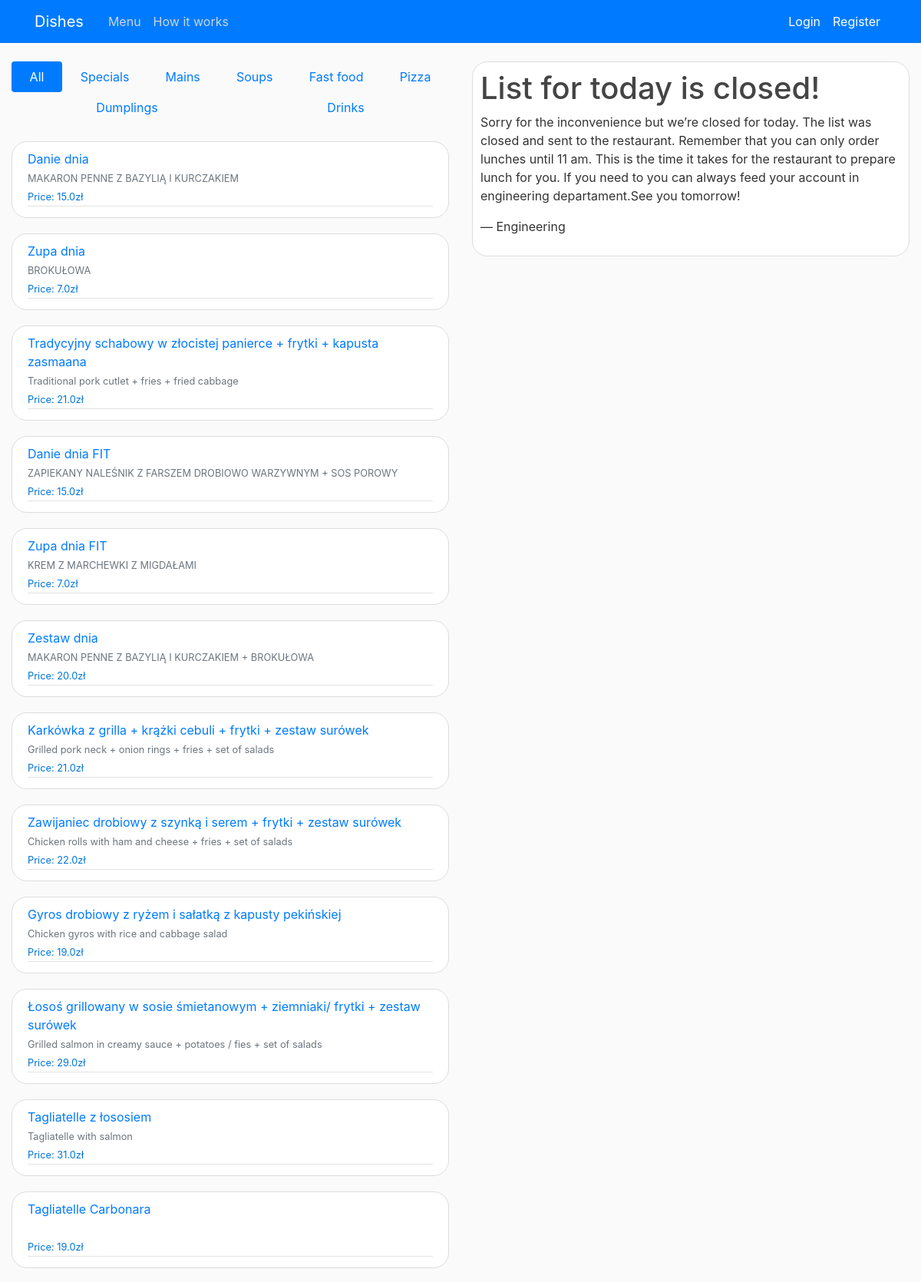
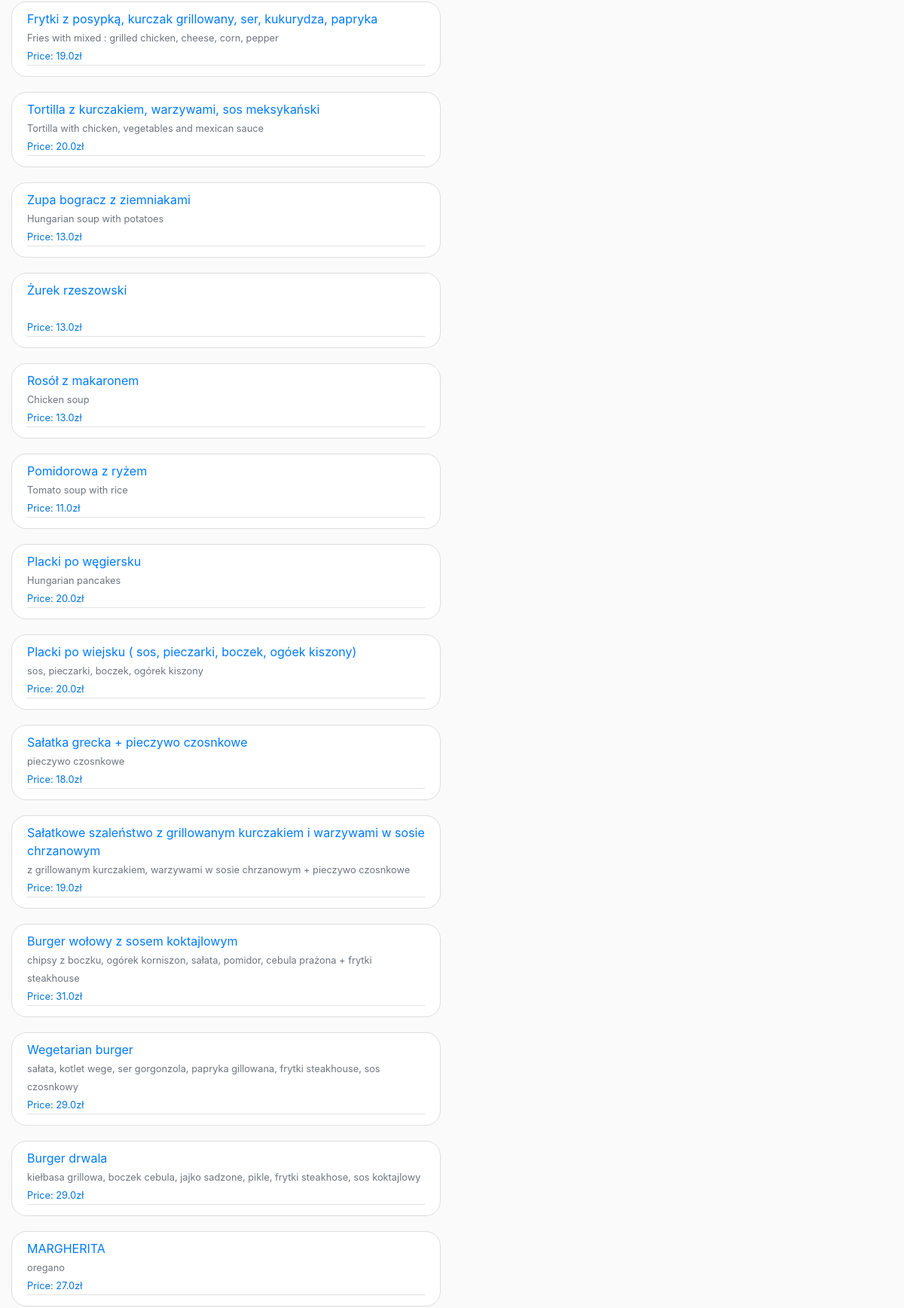
The page / (upper part) on the database its author committed (2 pictures, top to bottom).
### shop/models.py (models this page shows, shortened)
class Dish(models.Model):
    name = models.CharField(max_length=100)
    ingredient = models.CharField(max_length=250, blank=True)
    price = models.FloatField()
    dish_type = models.CharField(max_length=20)
    dish_addon = models.BooleanField(default=True)

### shop/views.py (the view)
# urls.py: 2. Add a URL to urlpatterns:  path('', views.home, name='home')
def home (request):
    context = {
        'dish': selectMenu('all'),
        'type': 'all',
        'hoursStart': startTime,
        'hoursEnd': endTime,
        'time': datetime.now()
    }
    try:
        values = countTotalPrice(request.user)
        context.update({'cart': values["items_in_cart"], 'sum_price': values["total_price"]})
        money = Profile.objects.get(user=request.user).money
        context.update({'money': money})
    except:
        pass
    return render(request, 'shop/home.html',context)

### shop/views.py (called while the page is built)
def countTotalPrice(user):
    items_in_cart = Cart.objects.filter(user=user)
    total_price = 0
    for item in items_in_cart:
        composition_price = item.composition.dish.price + item.composition.addon.price
        total_price += composition_price * item.quantity
    value_to_return ={
        'total_price': total_price,
        'items_in_cart': items_in_cart
    }
    return value_to_return

### shop/templates/shop/home.html (shortened to what this page needs)
{% extends 'shop/base.html' %}
{% block content %}
<nav class="nav nav-pills flex-column flex-sm-row">
    {% if type == 'all' %}
        <a class="flex-sm-fill text-sm-center nav-link active" href="{% url 'shop-select' 'all' %}">All</a>
        <a class="flex-sm-fill text-sm-center nav-link" href="{% url 'shop-select' 'special'%}">Specials</a>
        <a class="flex-sm-fill text-sm-center nav-link" href="{% url 'shop-select' 'main'%}">Mains</a>
        <a class="flex-sm-fill text-sm-center nav-link" href="{% url 'shop-select' 'soup'%}">Soups</a>
        <a class="flex-sm-fill text-sm-center nav-link" href="{% url 'shop-select' 'fastfood'%}">Fast food</a>
        <a class="flex-sm-fill text-sm-center nav-link" href="{% url 'shop-select' 'pizza'%}">Pizza</a>
        <a class="flex-sm-fill text-sm-center nav-link" href="{% url 'shop-select' 'dumplig'%}">Dumplings</a>
        <a class="flex-sm-fill text-sm-center nav-link" href="{% url 'shop-select' 'drinks'%}">Drinks</a>
    {% endif %}
</nav>
<br>
{% for menu in dish %}
    <article class="media content-section">
        <div class="media-body">
            <div class="article-metadata">
                <a class="mr-2" href="{% url 'shop-open-dish' menu.id %}">{{ menu.name }}</a><br>
                <small class="text-muted">{{ menu.ingredient }}</small><br>
                <small class="article-content" style='color:#0074d9'>Price: {{ menu.price }}zł</small>
            </div>
        </div>
    </article>
{% endfor %}
{% endblock content %}

### shop/static/shop/main.css (style rules this page uses)
body { background: #fafafa; color: #333333; margin-top: 5rem; }
.content-section { background: #ffffff; padding: 10px 20px; border: 1px solid #dddddd; border-radius: 20px; margin-bottom: 20px; }
.article-content { white-space: pre-line; }
.article-metadata { padding-bottom: 1px; margin-bottom: 4px; border-bottom: 1px solid #e3e3e3 }

### rows shown on the page
Dish: name "Danie dnia", ingredient "MAKARON PENNE Z BAZYLIĄ I KURCZAKIEM", price "15.0"
Dish: name "Zupa dnia", ingredient "BROKUŁOWA", price "7.0"
Dish: name "Tradycyjny schabowy w złocistej panierce + frytki + kapusta zasmaana", ingredient "Traditional pork cutlet + fries + fried cabbage", price "21.0"
Dish: name "Danie dnia FIT", ingredient "ZAPIEKANY NALEŚNIK Z FARSZEM DROBIOWO WARZYWNYM + SOS POROWY", price "15.0"
Dish: name "Zupa dnia FIT", ingredient "KREM Z MARCHEWKI Z MIGDAŁAMI", price "7.0"
Dish: name "Zestaw dnia", ingredient "MAKARON PENNE Z BAZYLIĄ I KURCZAKIEM + BROKUŁOWA", price "20.0"
Dish: name "Karkówka z grilla + krążki cebuli + frytki + zestaw surówek", ingredient "Grilled pork neck + onion rings + fries + set of salads", price "21.0"
Dish: name "Zawijaniec drobiowy z szynką i serem + frytki + zestaw surówek", ingredient "Chicken rolls with ham and cheese + fries + set of salads", price "22.0"
Dish: name "Gyros drobiowy z ryżem i sałatką z kapusty pekińskiej", ingredient "Chicken gyros with rice and cabbage salad", price "19.0"
Dish: name "Łosoś grillowany w sosie śmietanowym + ziemniaki/ frytki + zestaw surówek", ingredient "Grilled salmon in creamy sauce + potatoes / fies + set of salads", price "29.0"
Dish: name "Tagliatelle z łososiem", ingredient "Tagliatelle with salmon", price "31.0"
Dish: name "Tagliatelle Carbonara", price "19.0"
Dish: name "Frytki z posypką, kurczak grillowany, ser, kukurydza, papryka", ingredient "Fries with mixed : grilled chicken, cheese, corn, pepper", price "19.0"
Dish: name "Tortilla z kurczakiem, warzywami, sos meksykański", ingredient "Tortilla with chicken, vegetables and mexican sauce", price "20.0"
Dish: name "Zupa bogracz z ziemniakami", ingredient "Hungarian soup with potatoes", price "13.0"
Dish: name "Żurek rzeszowski", price "13.0"
Dish: name "Rosół z makaronem", ingredient "Chicken soup", price "13.0"
Dish: name "Pomidorowa z ryżem", ingredient "Tomato soup with rice", price "11.0"
Dish: name "Placki po węgiersku", ingredient "Hungarian pancakes", price "20.0"
Dish: name "Placki po wiejsku ( sos, pieczarki, boczek, ogóek kiszony)", ingredient "sos, pieczarki, boczek, ogórek kiszony", price "20.0"
Dish: name "Sałatka grecka + pieczywo czosnkowe", ingredient "pieczywo czosnkowe", price "18.0"
Dish: name "Sałatkowe szaleństwo z grillowanym kurczakiem i warzywami w sosie chrzanowym", ingredient "z grillowanym kurczakiem, warzywami w sosie chrzanowym + pieczywo czosnkowe", price "19.0"
Dish: name "Burger wołowy z sosem koktajlowym", ingredient "chipsy z boczku, ogórek korniszon, sałata, pomidor, cebula prażona + frytki steakhouse", price "31.0"
Dish: name "Wegetarian burger", ingredient "sałata, kotlet wege, ser gorgonzola, papryka gillowana, frytki steakhouse, sos czosnkowy", price "29.0"
Dish: name "Burger drwala", ingredient "kiełbasa grillowa, boczek cebula, jajko sadzone, pikle, frytki steakhose, sos koktajlowy", price "29.0"
Dish: name "MARGHERITA", ingredient "oregano", price "27.0"
